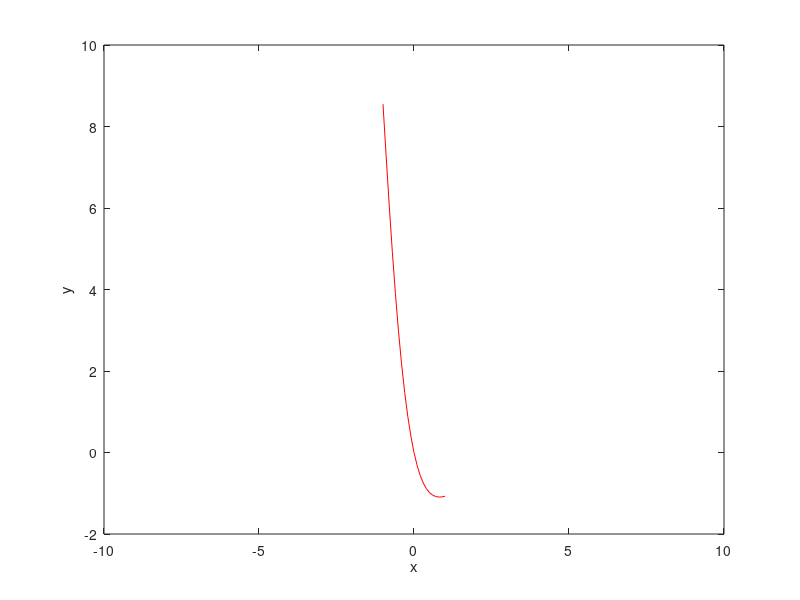

Source code (MATLAB):
% since the expression involves two summation goes upto infinity
% in computer it is not possible to go upto infinity
% let's take 10001 terms in both the summations

terms=10000;

sum1=0; % initialized to zero
sum2=0; 

% create a vector of x values 
x=-10:0.1:10;

y0=4;

xd=35;
theta=0;

for n=0:terms
    sum1=sum1+(-1)^n*(x.^(4*n+1))/(4^n*(4*n+1)*factorial(2*n)); % .^ is the element
                                                                % by
                                                                % element
                                                                % power
    
    sum2=sum2+(-1)^n*(x.^(4*n+3))/(4^n*(8*n+6)*factorial(2*n+1));
end

% Note: sum1 and sum2 are vectors as x is a vector

% now subtract sqrt(pi)/2 from both the sum
sum1=sum1-sqrt(pi)/2;
sum2=sum2-sqrt(pi)/2;

% now multiply cos(theta+x.^2/2) with sum1
%  and sin(theta+x.^2/2) with sum2
sum1=sum1.*cos(theta+x.^2/2); % .* is the element by element multiplication
                              
sum2=sum2.*sin(theta+x.^2/2);


% now add sum1 and sum2
sum1_sum2=sum1+sum2;


% now multiply x with sum1_sum2
sum1_sum2=x.*sum1_sum2;


% add sin(theta) to sum1_sum2
sum1_sum2=sum1_sum2+sin(theta);

% multiply sum1_sum2 with y0*exp(-(x/xd)^3)
y=y0*exp(-(x/xd).^3).*sum1_sum2;



% now plot 
plot(x,y,'-r') % red solid line
xlabel("x")
ylabel("y")
